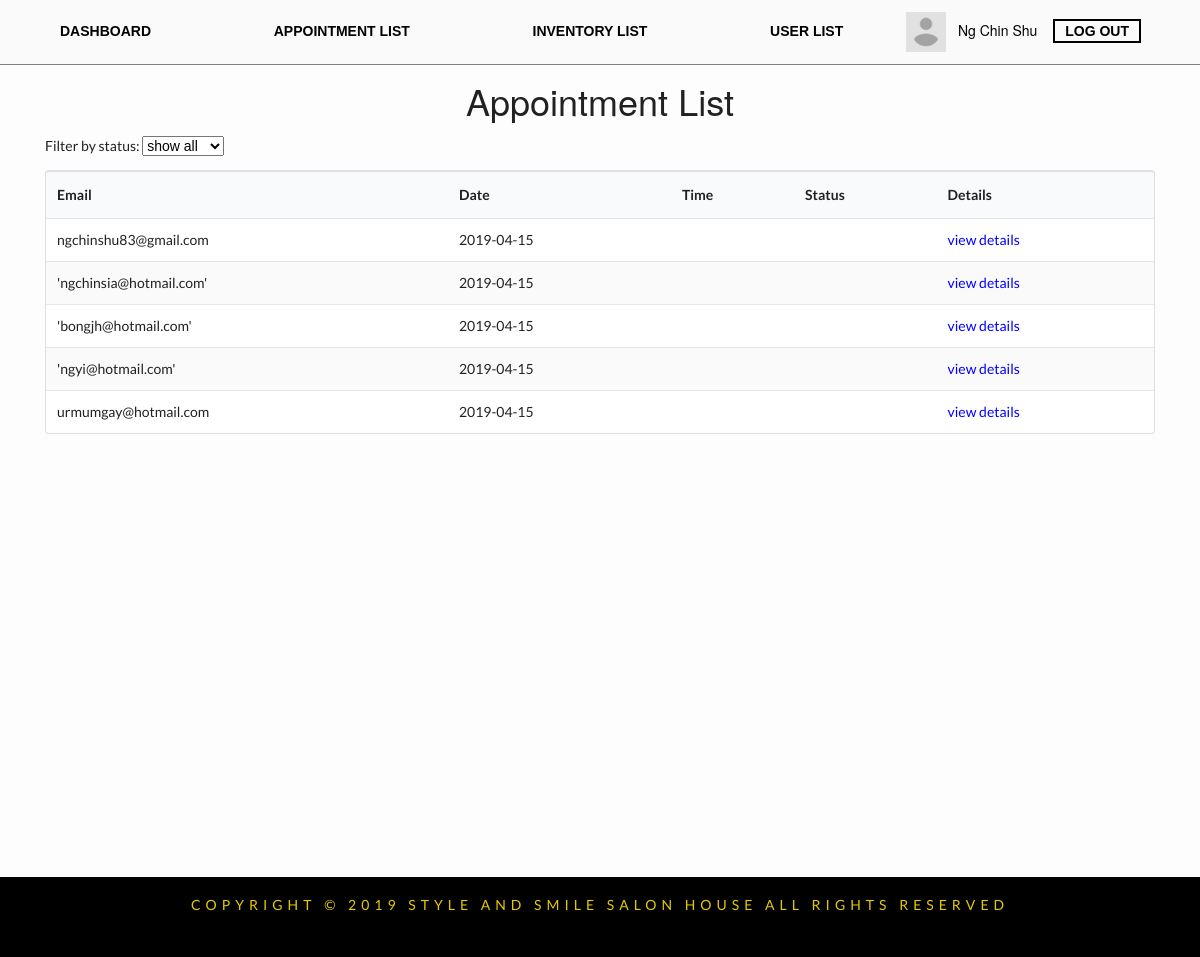
Page /staff/appointment.php (signed in) on the earlier database version.
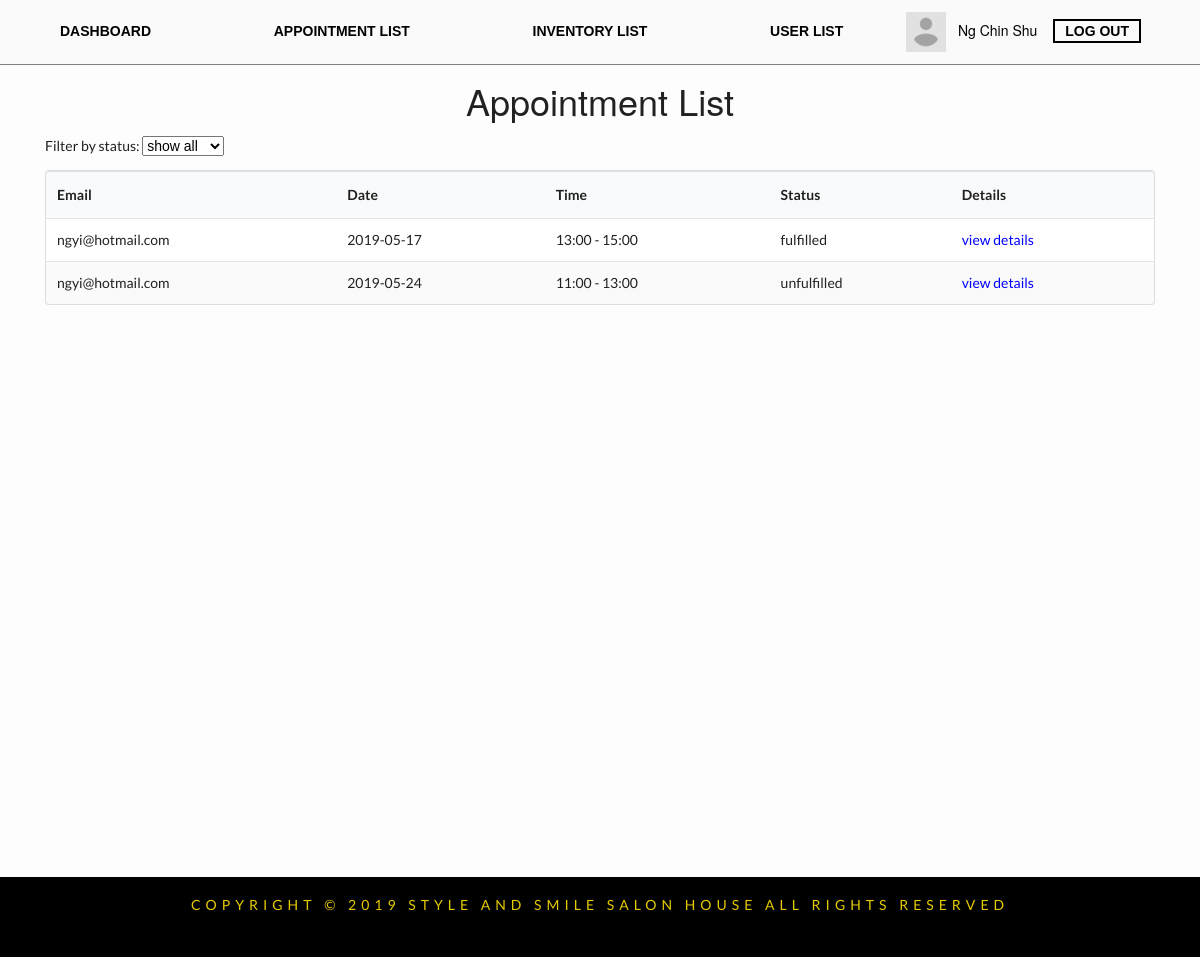
Same page on the later database version.
### tables this page shows
CREATE TABLE `appointments` (
  `appointmentId` int(11) NOT NULL,
  `userId` int(11) NOT NULL,
  `appointmentDate` date NOT NULL,
  `appointmentTime` varchar(50) NOT NULL,
  `typeOfServices` varchar(100) NOT NULL,
  `hairdresser` varchar(100) NOT NULL,
  `request` varchar(200) NOT NULL,
  `status` varchar(20) NOT NULL
);

CREATE TABLE `users` (
  `image_path` varchar(100) DEFAULT NULL,
  `userId` int(11) NOT NULL,
  `email` varchar(100) NOT NULL,
  `contact` varchar(100) NOT NULL,
  `password` varchar(100) DEFAULT NULL,
  `name` varchar(150) NOT NULL,
  `role` varchar(20) NOT NULL,
  `note` varchar(200) DEFAULT NULL,
  `lastSignIn` date DEFAULT NULL,
  `forgotPasswordId` varchar(32) DEFAULT NULL,
  `banned` varchar(10) DEFAULT NULL,
  `bannedDate` date DEFAULT NULL,
  `bannedReason` varchar(255) DEFAULT NULL,
  `bannedDuration` int(10) DEFAULT NULL
);

### staff/appointment.php (the view, shortened to what this page needs)
<?php include '../db_connect.php'; ?>
<?php
$sql = 'SELECT * from appointments INNER JOIN users ON appointments.userId = users.userId';
$q = $conn->query($sql);
$q->setFetchMode(PDO::FETCH_ASSOC);
?>
<!DOCTYPE html>
<html lang="en">
<head>
  <link rel="stylesheet" type="text/css" href="https://stackpath.bootstrapcdn.com/bootstrap/4.3.1/css/bootstrap.min.css">
  <link rel="stylesheet" href="https://cdn.jsdelivr.net/npm/semantic-ui@2.4.2/dist/semantic.min.css">
  <link rel="stylesheet" type="text/css" href="../style.css">
</head>
<body>
    <?php include "../navigationBar.php" ?>
  <div class="container">
    <h1 class="display-4  text-center">Appointment List</h1>
    Filter by status:
    <select name="status" id="filterBox" onchange="onFilterStatus()">
      <option value="all">show all</option>
    </select>
    <table class="ui striped table">
      <thead>
        <tr>
          <th>Email</th>
          <th>Date</th>
          <th>Time</th>
          <th>Status</th>
          <th>Details</th>
        </tr>
      </thead>
      <tbody>
        <?php while ($row = $q->fetch()): ?>
          <tr class="appRow">
            <td><?php echo htmlspecialchars($row['email']) ?></td>
            <td><?php echo htmlspecialchars($row['appointmentDate']); ?></td>
            <td><?php echo htmlspecialchars($row['appointmentTime']); ?></td>
            <td class="appStatus"><?php echo htmlspecialchars($row['status']); ?></td>
            <td><a class="view-details-tag" onclick='onViewAppointment(
              "<?php echo htmlspecialchars($row['status']) ?>",
              "<?php echo htmlspecialchars($row['appointmentId']) ?>",
              "<?php echo htmlspecialchars($row['email']) ?>",
              "<?php echo htmlspecialchars($row['appointmentDate']) ?>",
              "<?php echo htmlspecialchars($row['appointmentTime']) ?>",
              "<?php echo htmlspecialchars($row['typeOfServices']) ?>",
              "<?php echo htmlspecialchars($row['hairdresser']) ?>",
              "<?php echo htmlspecialchars($row['request']) ?>")'>
            <span class="view-details-text">view details<span></a>
            </td>
          </tr>
        <?php endwhile; ?>
      </tbody>
    </table>
  </div>
    <?php include "../footer.php"; ?>
</body>
</html>

### navigationBar.php
<?php echo "<section id='navigation-bar'>
            <div class='appointment-container'>
                <nav id='sticky-nav'>
                    <ul>"
?>
<?php
    if (isset($_SESSION["id"]) ) {
        if ($_SESSION["role"] == "staff" || $_SESSION["role"] == "manager" ) {
            echo "<li><p><a href='dashboard.php'>DASHBOARD</a></p></li>
            <li><p><a href='appointment.php'>APPOINTMENT LIST</a></p></li>
            <li><p><a href='inventory.php'>INVENTORY LIST</a></p></li>
            <li><p><a href='user.php'>USER LIST</a></p></li>";
        } else {
            echo "<li><p><a href='index.php'>HOME</a></p></li>
            <li><p><a href='appointment.php'>APPOINTMENT</a></p></li>
            <li><p><a href='inventory.php'>PRODUCT</a></p></li>";
        }
    } else {
        echo "<li><p><a href='index.php'>HOME</a></p></li>
        <li><p><a href='appointment.php'>APPOINTMENT</a></p></li>
        <li><p><a href='inventory.php'>PRODUCT</a></p></li>";
    }
?>
<?php
    if (isset($_SESSION["id"]) && !empty($_SESSION["id"]) || isset($_SESSION["access_token"])) {
        $query = "SELECT * FROM `users` WHERE `userId`=:id";
        $data = $conn->prepare($query);
        $data->bindValue(":id", $_SESSION["id"]);
        $data->execute();
        $currentUser = $data->fetch(PDO::FETCH_ASSOC);
        $id = $_SESSION["id"];
        if ($currentUser["image_path"] != NULL) {
            $image_path = $currentUser['image_path'];
            if ($currentUser["role"] == "staff"||$currentUser["role"] == "manager") {
                echo "<a style='color:black;text-decoration:none;' href='../profile.php?id=$id'><span id='profile_image'><img style='height:auto; max-height:40px; margin-right:1%;' src='../$image_path'/></span>";
            } else {
                echo "<a style='color:black;text-decoration:none;' href='profile.php?id=$id'><span id='profile_image'><img style='height:auto; max-height:40px; margin-right:1%; width:40px; height:40px; border-radius:100%;' src='$image_path'/></span>";
            }
        } else {
            if ($currentUser["role"] == "staff"||$currentUser["role"] == "manager") {
                echo "<a style='color:black;text-decoration:none;' href='../profile.php?id=$id'><span id='profile_image'><img id='profile_image_placeholder' style='height:auto; max-height:40px; margin-right:1%;' src='../images/profile-placeholder.png'/></span>";
            } else {
                echo "<a style='color:black;text-decoration:none;' href='profile.php?id=$id'><span id='profile_image'><img id='profile_image_placeholder' style='height:auto; max-height:40px; margin-right:1%;' src='images/profile-placeholder.png'/></span>";
            }
        }
        echo '<span>'.$_SESSION["name"].'</span></a>';
    }
?>
<?php
    if (isset($_SESSION["access_token"])) {
        if ($_SESSION["role"] == "staff"||$_SESSION["role"] == "manager") {
            echo '<li id="logout-button"><p><a id="logout-nav-btn" href="../logout.php">LOG OUT</a></p></li>';
        } else {
            echo '<li id="logout-button"><p><a id="logout-nav-btn" href="logout.php">LOG OUT</a></p></li>';
        }
    } else {
        if (!isset($_SESSION["id"])) {
            echo '<li id="login-button" ><p><a id="login-nav-btn" href="login.php">LOG IN</a></p></li>';
        } else {
            if ($_SESSION["role"] == "staff" || $_SESSION["role"] == "manager") {
                echo '<li id="logout-button"><p><a  id="logout-nav-btn" href="../logout.php">LOG OUT</a></p></li>';
            } else {
                echo '<li id="logout-button"><p><a  id="logout-nav-btn" href="logout.php">LOG OUT</a></p></li>';
            }
        }
    }
?>
<?php
    echo "</ul>
            </nav>
        </div>
    </section>"
?>

### footer.php
<footer id="footer">
        <div id="lastfooter">
            <p> Copyright &copy; 2019 Style and Smile Salon House All Rights Reserved</p>
        </div>
</footer>

### style.css (style rules this page uses)
html { scroll-behavior: smooth; }
html, body { margin: 0; padding: 0; height:100%; }
body { background-color: #fdfdfd; }
.appointment-container nav ul li { display: inline-block; }
#navigation-bar nav ul li a { text-decoration: none; font-family: 'Oswald', sans-serif; font-weight:bold; color:black; }
#navigation-bar nav ul li { margin: 0 5% 0 5%; }
#navigation-bar nav ul { padding-top: 1%; padding-bottom: 1%; }
#navigation-bar ul, #navigation-bar ul li p { padding: 0; margin:0; }
ul { white-space: nowrap; }
nav { vertical-align: middle; text-align: center; position:relative; z-index: 1; background-color:#FAFAFA; position:sticky; }
#navigation-bar nav ul li#logout-button { margin-left:1%; }
#booknav-btn, #login-nav-btn, #logout-nav-btn { border-width: 2px; border-color:black; border-style: solid; padding:2px 10px 2px 10px; }
#navigation-bar span { font-family: 'Helvetica Neue',Arial,Helvetica,sans-serif; }
.display-4 { font-family: "Helvetica Neue",Helvetica,Arial,sans-serif; }
#navigation-bar li a { font-size: 14px; }
#navigation-bar ul { font-size: 14px; }
.container { min-height: 100vh; overflow: hidden; position: relative; }
#footer #lastfooter { margin-top:1%; }
#lastfooter { height:10vh; background-color: black; color:#e5ca00; text-align: center; padding:1.5% 0 1.5% 0; letter-spacing: 5px; text-transform: uppercase; }
h1.display-4 { margin-top:14px; font-size: 36px; }
a.view-details-tag { cursor: pointer; }
span.view-details-text { color: blue; }
#navigation-bar { z-index:100; border-bottom:1px solid grey; }

Differences in the rows shown:
removed appointments: userId.email "ngchinshu83@gmail.com", appointmentDate "2019-04-15"
removed appointments: userId.email "'ngchinsia@hotmail.com'", appointmentDate "2019-04-15"
removed appointments: userId.email "'bongjh@hotmail.com'", appointmentDate "2019-04-15"
removed appointments: userId.email "'ngyi@hotmail.com'", appointmentDate "2019-04-15"
removed appointments: userId.email "urmumgay@hotmail.com", appointmentDate "2019-04-15"
added appointments: userId.email "ngyi@hotmail.com", appointmentDate "2019-05-17", appointmentTime "13:00 - 15:00", status "fulfilled"
added appointments: userId.email "ngyi@hotmail.com", appointmentDate "2019-05-24", appointmentTime "11:00 - 13:00", status "unfulfilled"
